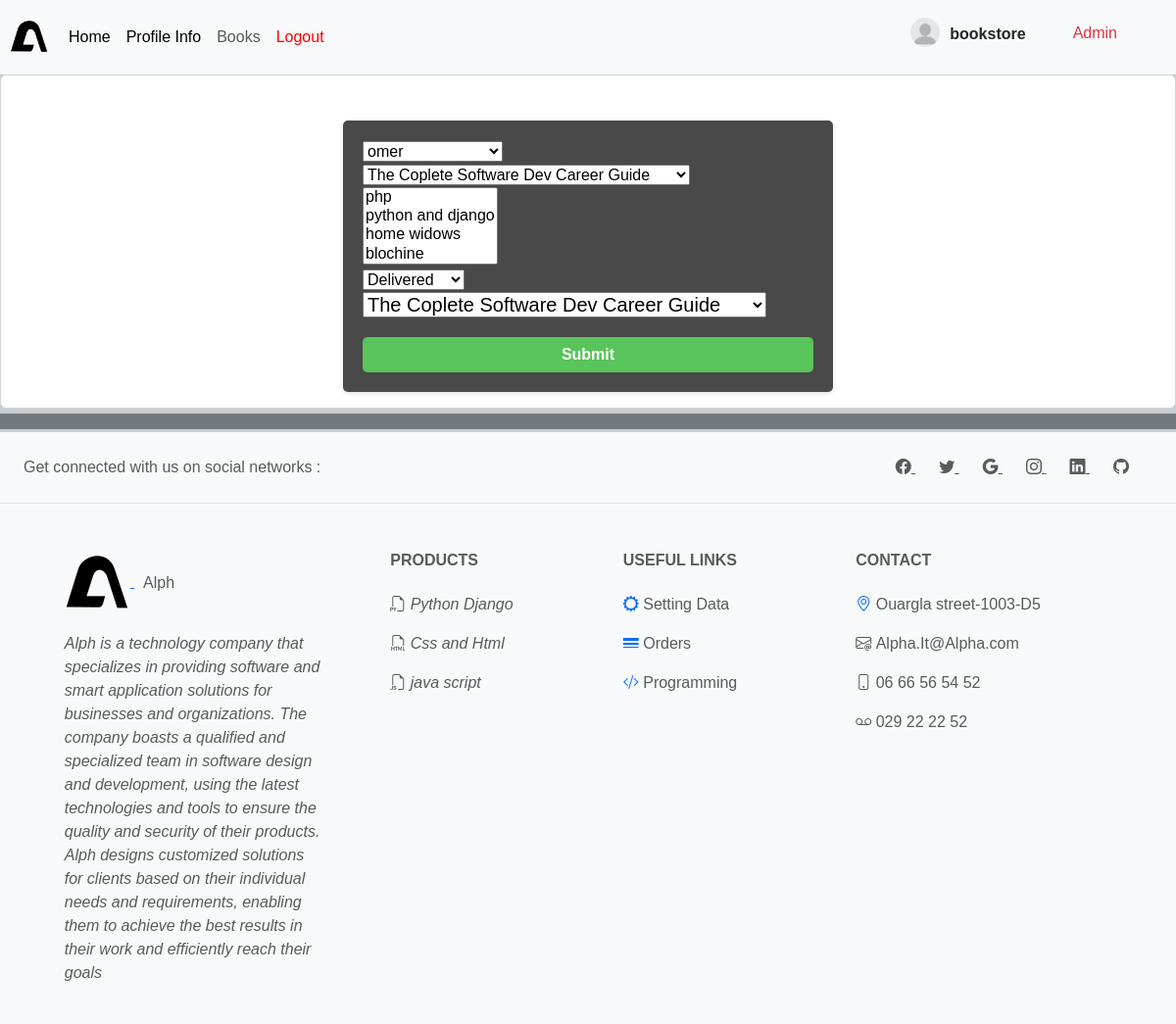
The app's page /update/75 (signed in) with its own data.
### bookstore/models.py (models this page shows)
class Order(models.Model):
    STATUS= (
        ('Pending','Pending'),
        ('Delivered','Delivered'),
        ('in progress','in progress'),
        ('out of order','out of order')
    )
    customer = models.ForeignKey(Customer, null=True, on_delete=models.SET_NULL)
    book = models.ForeignKey(Book, null=True, on_delete=models.SET_NULL)
    tags = models.ManyToManyField(Tag)
    date_created = models.DateTimeField(auto_now_add=True, null=True)
    status =  models.CharField(max_length=200, null=True,choices=STATUS)

### bookstore/decorators.py (the view)
      def wrapper_func(request,*args,**Kwargs):
         group = None
         if  request.user.groups.exists():
            group = request.user.groups.all()[0].name
         if group in allowedGroups:
            return view_func(request,*args,**Kwargs)
         else :
            return redirect('user/')

### bookstore/forms.py
class OrderForm(ModelForm):
    class Meta:
        model = Order
        fields ='__all__'

### bookstore/models.py (called while the page is built)
    def __str__(self):
        return self.name

    def __str__(self):
       return self.name

    def __str__(self):
         return self.name

### bookstore/views.py (called while the page is built)
@login_required(login_url='/login')
@allowedUsers(allowedGroups=['admin'])
def update(request,pk):
    order = Order.objects.get(id=pk)
    form = OrderForm(instance=order)
    if request.method == 'POST':
       form = OrderForm(request.POST, instance=order)
       if form.is_valid():
           form.save()
           return redirect('/')
    context = {'form':form}
    return render(request , 'bookstore/my_order_form.html', context )

### bookstore/templates/bookstore/my_order_form.html (shortened to what this page needs)
{% extends 'bookstore/main.html' %}
{% load static %}
{%block conntnt %}
{% if form %}
<div class="card"  >
   <div class="card-body">
   <form action="" method="POST">
   {% for item in  form %}
   {{item}} <br>
   {% endfor %}
   <h5>{{form.book}}</h5>
   <button type="submit" class="btn btn-primary">Submit</button>
 </form>
   </div>
 </div>
{%endif%}
{%endblock%}

### bookstore/templates/bookstore/navbar.html (shortened to what this page needs)
{% load static %}
<nav class="navbar navbar-expand-lg bg-body-tertiary" style="
   background-color: red ;
">
    <div>
      <a href="#" target="_blank" class="" style="margin-left:10px">
        <image src="{% static 'images/icons8-alpha-67.png' %}" width"40" height="40">
       </a>
    </div>
    <div class="container-fluid">
      <div class="collapse navbar-collapse" id="navbarSupportedContent">
        <ul class="navbar-nav me-auto mb-2 mb-lg-0">
          {% if request.user.is_staff%}
          <li class="nav-item">
            <a class="nav-link active" aria-current="page" href="{% url 'home'%}">Home</a>
          </li>
          {% endif %}
          <li class="nav-item">
            <a class="nav-link active" aria-current="page" href="{% url 'profile_info'%}">Profile Info</a>
          </li>
          <li class="nav-item">
            <a class="nav-link" href="{% url 'books'%}">Books</a>
          </li>
          <li class="nav-item">
            <a class="nav-link" href="{% url 'logout'%}" style="color:red">Logout</a>
          </li>
        </ul>
        <div style="display:flex;margin-bottom:20px ;margin-right:10px;margin-top:10px">
          {% if request.user.customer.avatar %}
          <img src="{{ request.user.customer.avatar.url }}" width="30" height="30" class="rounded-circle">
          {% else %}
          <img src="{% static 'images/user.png'%}" width="30" height="30" class="rounded-circle">
          {% endif %}
        </div>
        <div style="display:flex;">
            <p class="nav-link" href="#" style="color:#11334;margin-top:10px;font-weight: bold;" >{{request.user}}</p>
        </div>
        {% if request.user.is_staff%}
            <h5 class="text-danger mx-5 mt-0 fs-6">Admin</h5>
        {% endif %}
      </div>
    </div>
  </nav>

### static/css/main.css (style rules this page uses)
body { background-color: rgb(199, 207, 213); font-family: 'Yanone Kaffeesatz', sans-serif; }
nav { background-color: #494949; height: ; }
form { max-width: 500px ; margin: 0 auto; padding: 20px; background-color: #494949; border-radius: 5px; box-shadow: 0 2px 5px #0000001a; margin-top: 30px; }
button[type="submit"] { display: block; width: 100%; padding: -5px; border: none; border-radius: 5px; background-color: #59c45b; color: #fff; font-weight: bold; cursor: pointer; margin-top: 20px; }
form h5 { color: white; }

### records on screen
Order: form "omer" "The Coplete Software Dev Career Guide" "Delivered", book "The Coplete Software Dev Career Guide"

### other values on screen
{{ request.user }} "bookstore"
